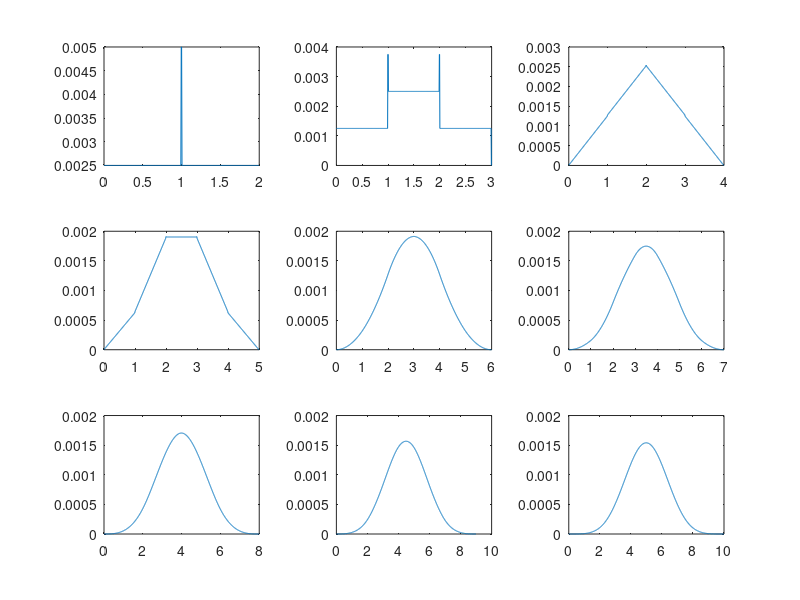

Recreate this plot in MATLAB.
% %  A demo of Central Limit Theroy
clear;
% % Uniform distribution
% dx = 0.005;
% x = [0 : dx : 1-dx]';
% p_x = ones(length(x), 1);     
% p_xext = [p_x ; 1];          
% p_s = p_x;
% max_vr_num = 8;
% subplot(3,3,1);
% plot(x, p_x);
% 
% for iter = 1:max_vr_num
%     p_s = conv(p_s, p_xext);
%     p_s = p_s*0.005;
%     x = [0 : dx : (iter+1-dx)]';
%     subplot(3,3,iter+1);
%     plot(x, p_s);
%     pause;
% end


% % Gamma distribution
% dx = 0.00005;
% x = [0 : dx : 0.01-dx]';
% p_x = gamma(x);                 
% p_xext = [p_x; gamma(1)];         
% p_s = p_x;
% max_vr_num = 8;
% 
% subplot(3,3,1);
% plot(x, p_x);
% 
% for iter = 1:max_vr_num
%     p_s = conv(p_s, p_xext);
%     x = [0 : dx : (iter*0.01+0.01-dx)]';
%     subplot(3,3,iter+1);
%     plot(x, p_s);
%     pause;
% end
% 
% 

% % Bernoulli distribution
% dx = 0.005;
% x = [0 : dx : 1-dx]';
% p_x = zeros(length(x), 1); 
% p_x(1) = 0.5;
% p_x(length(x)) = 0.5;
% p_xext = [p_x ; 0];          
% p_s = p_x;
% max_vr_num = 8;
% subplot(3,3,1);
% plot(x, p_x);
% 
% for iter = 1:max_vr_num
%     p_s = conv(p_s, p_xext);
% %     p_s = p_s*0.5;
%     x = [0 : dx : (iter+1-dx)]';
%     subplot(3,3,iter+1);
%     plot(x, p_s);
%     pause;
% end

% Mixture
dx = 0.005;
x = [0 : dx : 1-dx]';
p_b = zeros(length(x), 1); 
p_b(1) = 0.5;
p_b(length(x)) = 0.5;
p_b1 = [p_b ; 0];          
p_s = p_b;
max_vr_num = 9;

p_u = ones(length(x), 1);
p_u1 = [p_u; 1];
p_u1 = p_u1*0.005;


for iter = 1:max_vr_num
    if(mod(iter, 2) == 1)
       p_s = conv(p_s, p_u1);
%        p_s = p_s*0.005;
    else
       p_s = conv(p_s, p_b1);
    end
    
%     p_s = p_s*0.5;
    x = [0 : dx : (iter+1-dx)]';
    subplot(3,3,iter);
    plot(x, p_s);
    pause;
end












